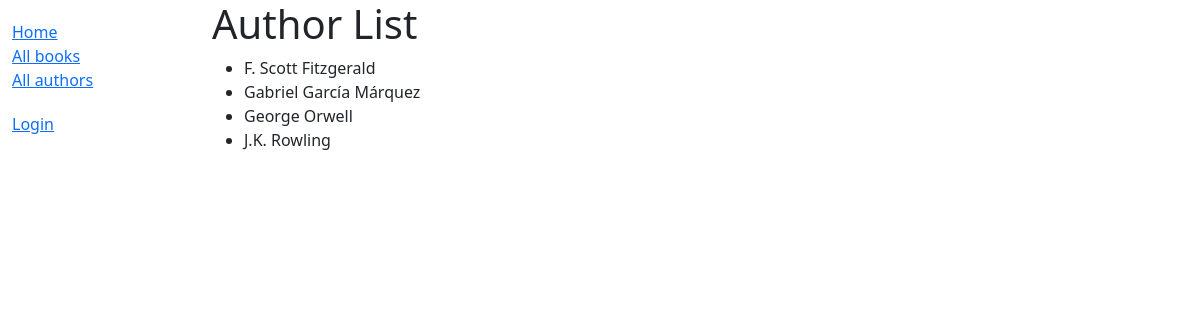
The app's page /catalog/authors/, older data.
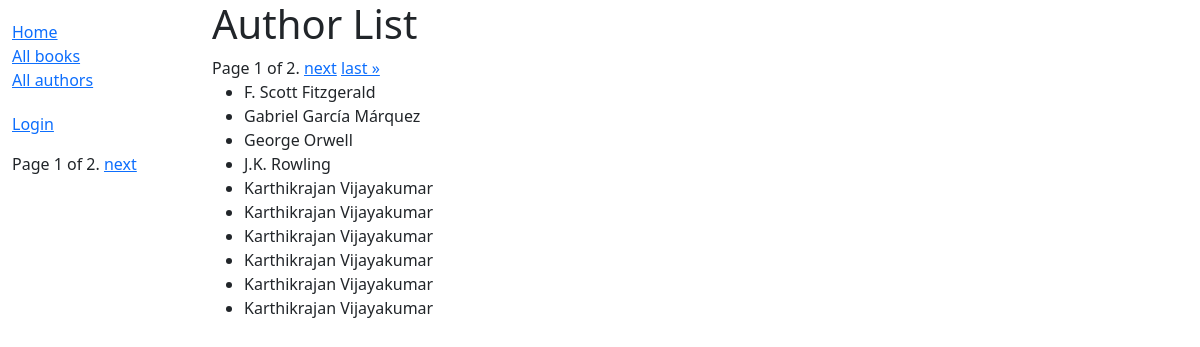
The same page, newer data.
### catalog/models.py (models this page shows, shortened)
class Author(models.Model):
    first_name = models.CharField(max_length=100)
    last_name = models.CharField(max_length=100)
    date_of_birth = models.DateField(null=True, blank=True)
    date_of_death = models.DateField('died', null=True, blank=True)
    class Meta:
        ordering = ['last_name', 'first_name']

### catalog/views.py (the view)
# urls.py: path('authors/', views.AuthorListView.as_view(), name='authors'),
class AuthorListView(ListView):
    model = Author
    paginate_by = 10
    template_name = 'catalog/author_list.html'

### catalog/templates/catalog/author_list.html (shortened to what this page needs)
{% extends "base_generic.html" %}
{% block content %}
  <h1>Author List</h1>
  {% if is_paginated %}
    <div class="pagination">
      <span class="step-links">
        <span class="current">
          Page {{ page_obj.number }} of {{ page_obj.paginator.num_pages }}.
        </span>
        {% if page_obj.has_next %}
          <a href="?page={{ page_obj.next_page_number }}">next</a>
          <a href="?page={{ page_obj.paginator.num_pages }}">last &raquo;</a>
        {% endif %}
      </span>
    </div>
  {% endif %}
  <ul>
    {% for author in author_list %}
      <li>{{ author.first_name }} {{ author.last_name }}</li>
    {% endfor %}
  </ul>
{% endblock %}

### catalog/templates/base_generic.html (shortened to what this page needs)
<!DOCTYPE html>
<html lang="en">
  <head>
    <link href="https://cdn.jsdelivr.net/npm/bootstrap@5.3.3/dist/css/bootstrap.min.css"
      rel="stylesheet"
>
    {% load static %}
    <link rel="stylesheet" href="{% static 'css/styles.css' %}" />
  </head>
  <body>
    <div class="container-fluid">
      <div class="row">
        <div class="col-sm-2">
          {% block sidebar %}
            <ul class="sidebar-nav">
              <li><a href="{% url 'index' %}">Home</a></li>
              <li><a href="{% url 'books' %}">All books</a></li>
              <li><a href="{% url 'authors' %}">All authors</a></li>
            </ul>
            <ul class="sidebar-nav">
              {% if user.is_authenticated %}
                <li>User: {{ user.get_username }}</li>
                <li><a href="{% url 'my-borrowed' %}">My Borrowed</a></li>
                <li>
                  <form id="logout-form" method="post" action="{% url 'logout' %}">
                    {% csrf_token %}
                    <button type="submit" class="btn btn-link">Logout</button>
                  </form>
                </li>
              {% else %}
                <li><a href="{% url 'login' %}?next={{ request.path }}">Login</a></li>
              {% endif %}
            </ul>
            {% block pagination %}
            {% if is_paginated %}
              <div class="pagination">
                <span class="page-links">
                  <span class="page-current">
                    Page {{ page_obj.number }} of {{ page_obj.paginator.num_pages }}.
                  </span>
                  {% if page_obj.has_next %}
                    <a href="{{ request.path }}?page={{ page_obj.next_page_number }}">next</a>
                  {% endif %}
                </span>
              </div>
            {% endif %}
            {% endblock %}
          {% endblock %}
        </div>
        <div class="col-sm-10 ">{% block content %}{% endblock %}</div>
      </div>
    </div>
  </body>
</html>

### catalog/static/css/styles.css (style rules this page uses)
.sidebar-nav { margin-top: 20px; padding: 0; list-style: none; }

Row changes from the older to the newer data that the page shows:
added Author: first_name "Karthikrajan", last_name "Vijayakumar"
added Author: first_name "Karthikrajan", last_name "Vijayakumar"
added Author: first_name "Karthikrajan", last_name "Vijayakumar"
added Author: first_name "Karthikrajan", last_name "Vijayakumar"
added Author: first_name "Karthikrajan", last_name "Vijayakumar"
added Author: first_name "Karthikrajan", last_name "Vijayakumar"
Text that changed along with them:
{{ page_obj.number }}: (not shown) → "1"
{{ page_obj.paginator.num_pages }}: (not shown) → "2"
text now shown: "Page of . next Page of . next last »"
